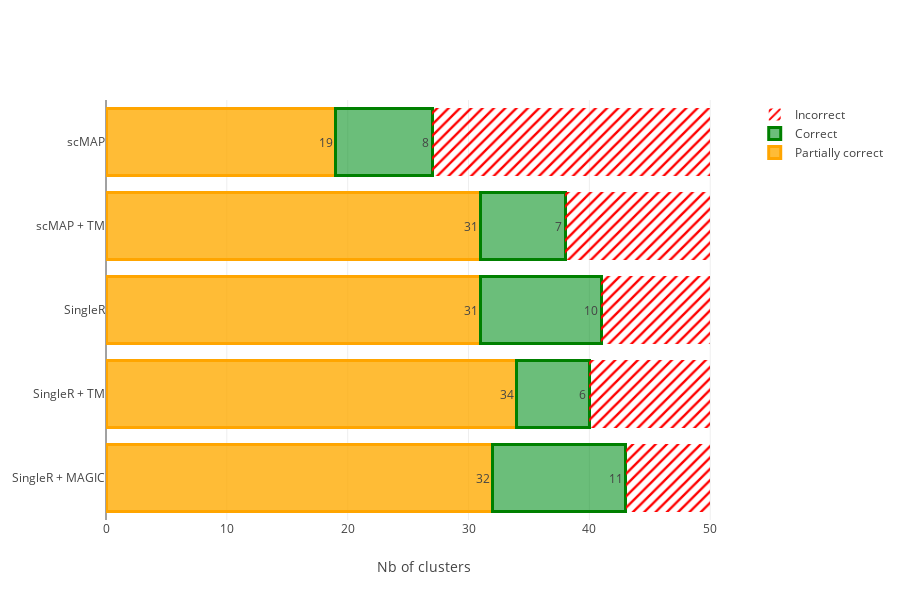

The cell this chart's notebook holds for it:
### Code cell
# Figure 3 - Test different 'add-ons' to see results on sum of correct and partially correct
# Horizontal barplot showing : Base SingleR result for the best reference dataset (mATLAS Droplet) + Base scMAP result for mATLAS Droplet
# + SingleR result for mATLAS and TM + scMAP for mATLAS and TM + SingleR with MAGIC imputation
ref_datasets = ['SingleR + MAGIC', 'SingleR + TM', 'SingleR', 'scMAP + TM', 'scMAP']



fig = go.Figure()
fig.add_trace(go.Bar(
    y=ref_datasets,
    x=[32, 34, 31, 31, 19],
    name='Partially correct',
    orientation='h',
    marker=dict(
        color='rgba(255, 170, 0, 0.79)',
        line=dict(color='orange', width=3)
    ),
    text = [32, 34, 31, 31, 19],
    textposition = 'auto'
    ))

fig.add_trace(go.Bar(
    y=ref_datasets,
    x=[11, 6, 10, 7, 8],
    name='Correct',
    orientation='h',
    marker=dict(
        color='rgba(0, 144, 27, 0.58)',
        line=dict(color='green', width=3)
    ),
    text = [11, 6, 10, 7, 8],
    textposition = 'auto'
    ))

fig.add_trace(go.Bar(
    y=ref_datasets,
    x=[7, 10, 9, 12, 23],
    name='Incorrect',
    orientation='h',
    marker=dict(
        color='red',
        pattern_shape = '/'),
    width = 0.8
))

fig.update_layout(barmode='stack', 
                  template='none',
                  xaxis = dict(
                      title='Nb of clusters',
                      title_font = dict(size=14)),
                  yaxis = dict(automargin=True),
                  height=600)
fig.show()

### Figure 1 — Plotly figure (JSON) as saved in the notebook; plotly's stock layout.template omitted (floating-point values rounded to 4 significant figures)
{"data": [{"marker": {"color": "rgba(255, 170, 0, 0.79)", "line": {"color": "orange", "width": 3}}, "name": "Partially correct", "orientation": "h", "text": ["32", "34", "31", "31", "19"], "textposition": "auto", "type": "bar", "x": [32, 34, 31, 31, 19], "y": ["SingleR + MAGIC", "SingleR + TM", "SingleR", "scMAP + TM", "scMAP"]}, {"marker": {"color": "rgba(0, 144, 27, 0.58)", "line": {"color": "green", "width": 3}}, "name": "Correct", "orientation": "h", "text": ["11", "6", "10", "7", "8"], "textposition": "auto", "type": "bar", "x": [11, 6, 10, 7, 8], "y": ["SingleR + MAGIC", "SingleR + TM", "SingleR", "scMAP + TM", "scMAP"]}, {"marker": {"color": "red", "pattern": {"shape": "/"}}, "name": "Incorrect", "orientation": "h", "type": "bar", "width": 0.8, "x": [7, 10, 9, 12, 23], "y": ["SingleR + MAGIC", "SingleR + TM", "SingleR", "scMAP + TM", "scMAP"]}], "layout": {"barmode": "stack", "height": 600, "xaxis": {"title": {"font": {"size": 14}, "text": "Nb of clusters"}}, "yaxis": {"automargin": true}}}
